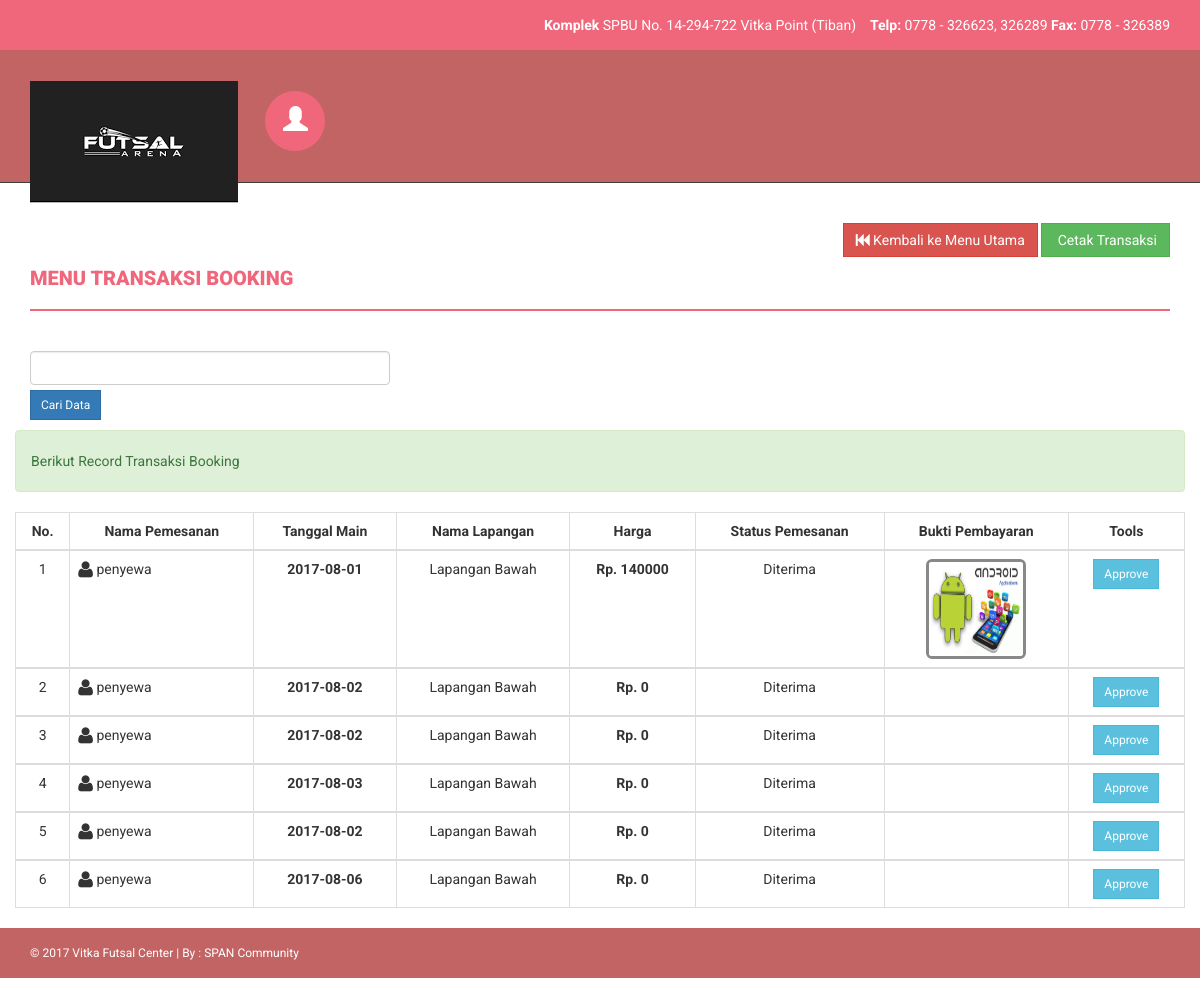
The page /admin/transaksi.php (signed in) on the database its author committed.
### tables this page shows
CREATE TABLE `tb_pemesanan` (
  `id_pesanan` int(11) NOT NULL,
  `id_lapangan` int(11) NOT NULL,
  `user_id` int(11) NOT NULL,
  `harga` int(11) NOT NULL,
  `tgl` date NOT NULL,
  `jam` varchar(10) NOT NULL,
  `status` varchar(50) NOT NULL,
  `gambar` varchar(50) DEFAULT NULL
);

CREATE TABLE `user` (
  `user_id` int(2) NOT NULL,
  `username` varchar(15) NOT NULL,
  `password` varchar(15) NOT NULL,
  `fullname` varchar(30) NOT NULL,
  `no_hp` varchar(15) NOT NULL,
  `gambar` varchar(50) DEFAULT NULL,
  `hak_akses` varchar(20) NOT NULL DEFAULT 'penyewa'
);

CREATE TABLE `tb_lapangan` (
  `id_lapangan` int(2) NOT NULL,
  `nama_lapangan` varchar(50) NOT NULL,
  `waktu` varchar(20) NOT NULL,
  `harga` int(10) NOT NULL
);

### admin/transaksi.php (the view, shortened to what this page needs)
<?php
if (empty($_SESSION['username'])){
	header('location:../index.php');
} else {
?>
<!DOCTYPE html>
<html xmlns="http://www.w3.org/1999/xphp">
<head>
    <link href="assets/css/bootstrap.css" rel="stylesheet" />
    <link href="assets/css/font-awesome.css" rel="stylesheet" />
    <link href="assets/css/style.css" rel="stylesheet" />
</head>
<body>
    <header>
        <div class="container">
            <div class="row">
                <div class="col-md-12">
                    <marquee><strong>Komplek </strong>SPBU No. 14-294-722 Vitka Point (Tiban)
                    &nbsp;&nbsp;
                    <strong>Telp: </strong>0778 - 326623, 326289
					<strong>Fax: </strong>0778 - 326389 </marquee>
                </div>
            </div>
        </div>
    </header>
				<?php } ?>
    <div class="navbar navbar-inverse set-radius-zero">
        <div class="container">
            <div class="navbar-header">
                <a class="navbar-brand" href="index.php">
                    <img src="assets/img/logo.png" />
                </a>
            </div>
            <div class="left-div">
                <div class="user-settings-wrapper">
                    <ul class="nav">
                        <li class="dropdown">
                            <a class="dropdown-toggle" data-toggle="dropdown" href="#" aria-expanded="false">
                                <span class="glyphicon glyphicon-user" style="font-size: 25px;"></span>
                            </a>
                        </li>
                    </ul>
                </div>
            </div>
        </div>
    </div>
    <section class="menu-section">
        <div class="container">
            <div class="row">
                <div class="col-md-12">
                </div>
            </div>
        </div>
    </section>
    <div class="content-wrapper">
        <div class="container">
            <div class="row">
                <div class="col-md-12">
				<div align="right">
				<a class="btn btn-danger" href="dashboard.php"><i class="fa fa-fast-backward "></i> Kembali ke Menu Utama</a>
				<a class="btn btn-success" href="cetak-transaksi.php"><i class="fa fa dekstop "></i> Cetak Transaksi</a></div>
                    <h4 class="page-head-line">Menu Transaksi Booking</h4>
                    <div class="row">
              <div class="col-lg-4">
              <form action='transaksi.php' method="POST">
		   <input class="input-group date form-control" data-date="" data-date-format="yyyy-mm-dd" id="qcari" type="text" name="qcari" style="margin-bottom: 4px;" required/>
           <input type='submit' value='Cari Data' class="btn btn-sm btn-primary" />
			</form>
          	</div>
              </div><p></p>
            </div>
            <div class="row">
                <div class="col-md-12">
                    <div class="alert alert-success">
                        Berikut Record Transaksi Booking
						</div>
                </div>
            </div>
					<?php
                    $query1="SELECT tb_pemesanan.id_pesanan, tb_pemesanan.gambar, user.fullname, tb_pemesanan.tgl, tb_lapangan.nama_lapangan, tb_pemesanan.status, tb_pemesanan.harga
								FROM tb_pemesanan, tb_lapangan, user
								WHERE user.user_id=tb_pemesanan.user_id AND tb_lapangan.id_lapangan=tb_pemesanan.id_lapangan";
                    $tampil=mysqli_query($koneksi, $query1) or die(mysqli_error());
                    ?>
            <div class="row">
          <div class="col-md-12">
            <div class="card">
              <div class="card-body">
                <table class="table table-hover table-bordered" id="sampleTable">
                  <thead>
                    <tr>
                      <th><center>No.</center></th>
                      <th><center>Nama Pemesanan</center></th>
                      <th><center>Tanggal Main</center></th>
                      <th><center>Nama Lapangan</center></th>
					  <th><center>Harga</center></th>
					  <th><center>Status Pemesanan</center></th>
					  <th><center>Bukti Pembayaran</center></th>
                      <th><center>Tools</center></th>
                    </tr>
                  </thead>
					<?php
					 $no=0;
					 while($data=mysqli_fetch_array($tampil))
					{ $no++; ?>
					<tbody>
						 <td><center><?php echo $no; ?></center></td>
						<td><span class="fa fa-user fa-lg"></span> <?php echo $data['fullname'];?></td>
						<td><center><strong><?php echo $data['tgl'];?></strong></center></td>
						<td><center><?php echo $data['nama_lapangan'];?></center></td>
						<td><center><strong>Rp. <?php echo $data['harga'];?></strong></center></td>
						<td><center><?php echo $data['status'];?></center></td>
						<?php
						if($data['gambar']!=null){ ?>
						<td><center><img src="<?php echo $data['gambar'];?>" width="100" height="100" class="img-rounded" style="border: 3px solid #888;"/></center></td>
						<?php } else { ?>
						<td><center></center></td>
						<?php } ?>
						<td><center><div id="thanks"><a class="btn btn-sm btn-info" data-placement="bottom" data-toggle="tooltip" title="Approve" href="konfirmasi.php?hal=konfirmasi&kd=<?php echo $data['id_pesanan'];?>"><span class="">Approve</span></a>
							</center></td></div>
						 <?php
						  }
						 ?>
              </div>
    <footer>
        <div class="container">
            <div class="row">
                <div class="col-md-12">
                    &copy; 2017 Vitka Futsal Center | By : <a href="../index.php" target="_blank">SPAN Community</a>
                </div>
            </div>
        </div>
    </footer>
</body>
</html>

### admin/assets/css/style.css (style rules this page uses)
body { font-family: 'Roboto', sans-serif; line-height: 30px; }
.set-radius-zero { border-radius: 0px; -moz-border-radius: 0px; -webkit-border-radius: 0px; }
.content-wrapper { margin-top: 40px; min-height: 600px; padding-bottom: 60px; }
.page-head-line { font-weight: 900; padding-bottom: 20px; border-bottom: 2px solid #F0677C; text-transform: uppercase; color: #F0677C; font-size: 20px; margin-bottom: 40px; }
.btn { border-radius: 0px; -webkit-border-radius: 0px; -moz-border-radius: 0px; }
header { background-color: #F0677C; color: #fff; padding: 10px; text-align: right; }
.left-div { padding-left: 30px; margin-top: 40px; margin-bottom: 30px; }
.navbar-brand { width: 250px; padding-top: 30px; }
.user-settings-wrapper .nav > li > a { position: relative; display: block; padding: 15px 18px; border-radius: 50%; -webkit-border-radius: 50%; -moz-border-radius: 50%; height: 60px; width: 60px; background-color: #F0677C; color: #fff; }
.user-settings-wrapper { margin-top: 10px; }
.user-settings-wrapper li { display: inline-block; }
.menu-section { background-color: #3D3D3D; }
.navbar-inverse { background-color: #C36464; border-color: transparent; }
.navbar { margin-bottom: 0px; }
footer { padding: 10px; color: #fff; font-size: 12px; background-color: #C36464; }
footer a, footer a:hover { color: #fff; text-decoration: none; }

### rows shown on the page
tb_pemesanan: user.fullname "penyewa", tgl "2017-08-01", id_lapangan.nama_lapangan "Lapangan Bawah", harga "140000", status "Diterima", gambar (picture)
tb_pemesanan: user.fullname "penyewa", tgl "2017-08-02", id_lapangan.nama_lapangan "Lapangan Bawah", harga "0", status "Diterima"
tb_pemesanan: user.fullname "penyewa", tgl "2017-08-02", id_lapangan.nama_lapangan "Lapangan Bawah", harga "0", status "Diterima"
tb_pemesanan: user.fullname "penyewa", tgl "2017-08-03", id_lapangan.nama_lapangan "Lapangan Bawah", harga "0", status "Diterima"
tb_pemesanan: user.fullname "penyewa", tgl "2017-08-02", id_lapangan.nama_lapangan "Lapangan Bawah", harga "0", status "Diterima"
tb_pemesanan: user.fullname "penyewa", tgl "2017-08-06", id_lapangan.nama_lapangan "Lapangan Bawah", harga "0", status "Diterima"
